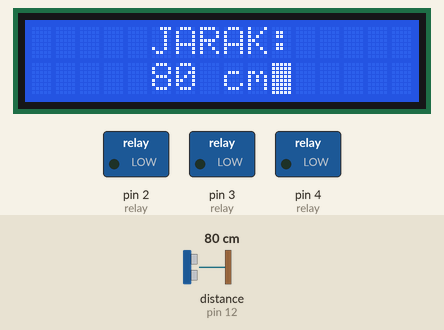
A sketch run on a simulated Arduino Uno, built with avr-gcc and run on an emulated ATmega328P. On the bench: 16×2 character LCD, switched loads named in the sketch (green lamp = pin HIGH). Wiring (from diagram.json): ultrasonic range finder: trigger pin 13; echo pin 12. Inputs (shaded band) come from the test bench; at power-on: distance to the obstacle (sensor on pin 12) 80 cm. The echo pulse lasts 58.3 µs per cm; pins used as bus, display or sensor lines are not drawn.

Above: at 1.2 s.
1.3 s: distance to the obstacle (sensor on pin 12) set to 53 cm
At 2.27 s:
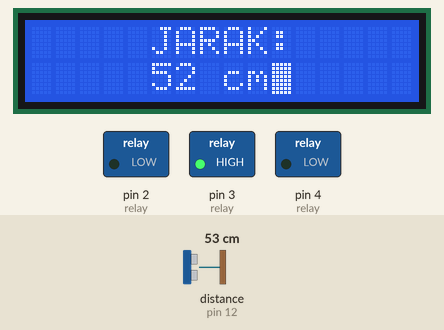
3.6 s: distance to the obstacle (sensor on pin 12) set to 45 cm
At 5.5 s:
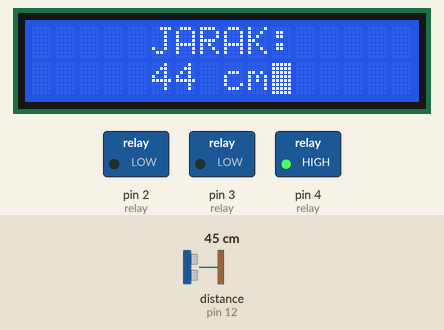
7.6 s: distance to the obstacle (sensor on pin 12) set to 250 cm
At 9.3 s:
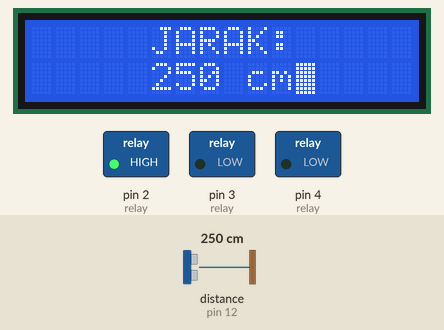
Timing chart, 0 to 10.8 s (numbered marks = the images above; inputs shaded):
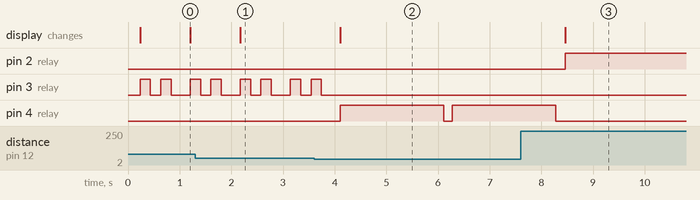

The sketch:

sketch.ino
```cpp
#include <Wire.h>
#include <LiquidCrystal_I2C.h>

LiquidCrystal_I2C lcd(0x27,16,2);
#define echoPin 12
#define trigPin 13

long duration, JARAK;

const byte
RELAY1(2),
RELAY2(3),
RELAY3(4);

void setup()
{
  pinMode(trigPin, OUTPUT);
  pinMode(echoPin, INPUT);
  pinMode(RELAY1, OUTPUT);
  pinMode(RELAY2, OUTPUT);
  pinMode(RELAY3, OUTPUT);

  lcd.init();
  lcd.backlight();
  lcd.blink_on();
}

void loop()
{
  delay(150);
  digitalWrite(trigPin, LOW);
  delayMicroseconds(2);

  digitalWrite(trigPin, HIGH);
  delayMicroseconds(10);

  digitalWrite(trigPin, LOW);
  duration = pulseIn(echoPin, HIGH);

  JARAK = duration/58.2;


  String disp = String(JARAK);
  lcd.clear();
  lcd.setCursor(5, 0);
  lcd.print("JARAK:");
  lcd.setCursor(5, 1);
  lcd.print(disp);
  lcd.print(" cm");

  if (JARAK > 150)
  {
    digitalWrite(RELAY1, HIGH);
    digitalWrite(RELAY2, LOW);
    digitalWrite(RELAY3, LOW);
  }

  if (JARAK <= 150 && JARAK >= 50)
  {
    digitalWrite(RELAY1, LOW);
    digitalWrite(RELAY3, LOW);
    digitalWrite(RELAY2, HIGH);
    delay(200);
    digitalWrite(RELAY2, LOW);
    delay(200);
    digitalWrite(RELAY2, HIGH);
    delay(200);
    digitalWrite(RELAY2, LOW);
    delay(200);
  }

  if (JARAK < 50)
  {
    digitalWrite(RELAY1, LOW);
    digitalWrite(RELAY2, LOW);
    digitalWrite(RELAY3, HIGH);
    delay(1000);
    digitalWrite(RELAY3, LOW);
    delay(0);
    digitalWrite(RELAY3, HIGH);
    delay(1000);
    digitalWrite(RELAY3, LOW);
    delay(0);
  }
}
```

Measured:
- the behaviour switches between 51 and 50 cm on distance to the obstacle (sensor on pin 12) (found by bisection; images 1 and 2)
- after the input at 1.3 s, the display: changes after 0.87 s (image 1)
- after the input at 3.6 s, pin 3 (relay): goes on until 3.7 s, then stays LOW; pin 4 (relay): LOW → HIGH after 0.51 s, → LOW 2.0 s later, → HIGH 0.17 s later; the display: changes after 0.51 s (image 2)
- after the input at 7.6 s, pin 2 (relay): LOW → HIGH after 0.86 s; pin 4 (relay): goes on until 8.3 s, then stays LOW; the display: changes after 0.86 s (image 3)
- by itself, pin 3 (relay): repeats every 0.97 s: HIGH 0.20 s, LOW 0.37 s, HIGH 0.20 s, LOW 0.20 s
- what the display in image 0 shows lasts 1.0 s, from 0.2 s to 1.2 s
